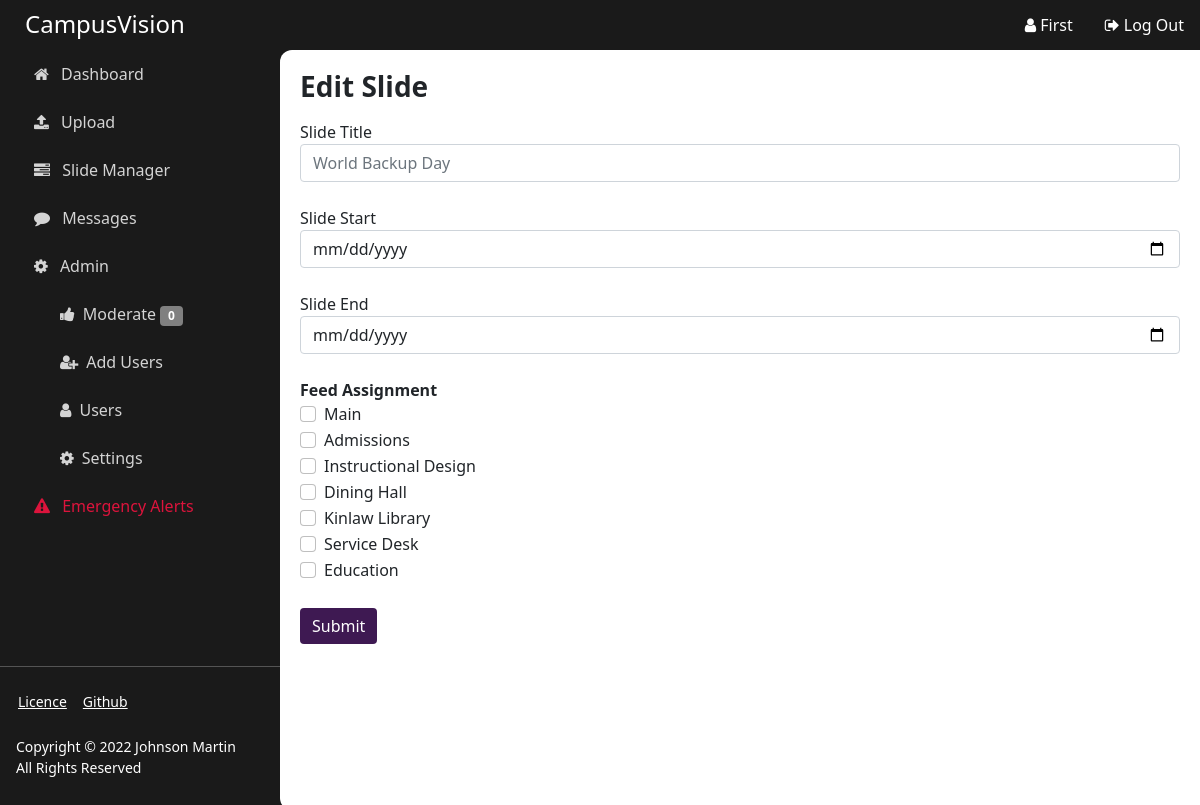
Page /edit/11 (signed in) on the earlier database version.
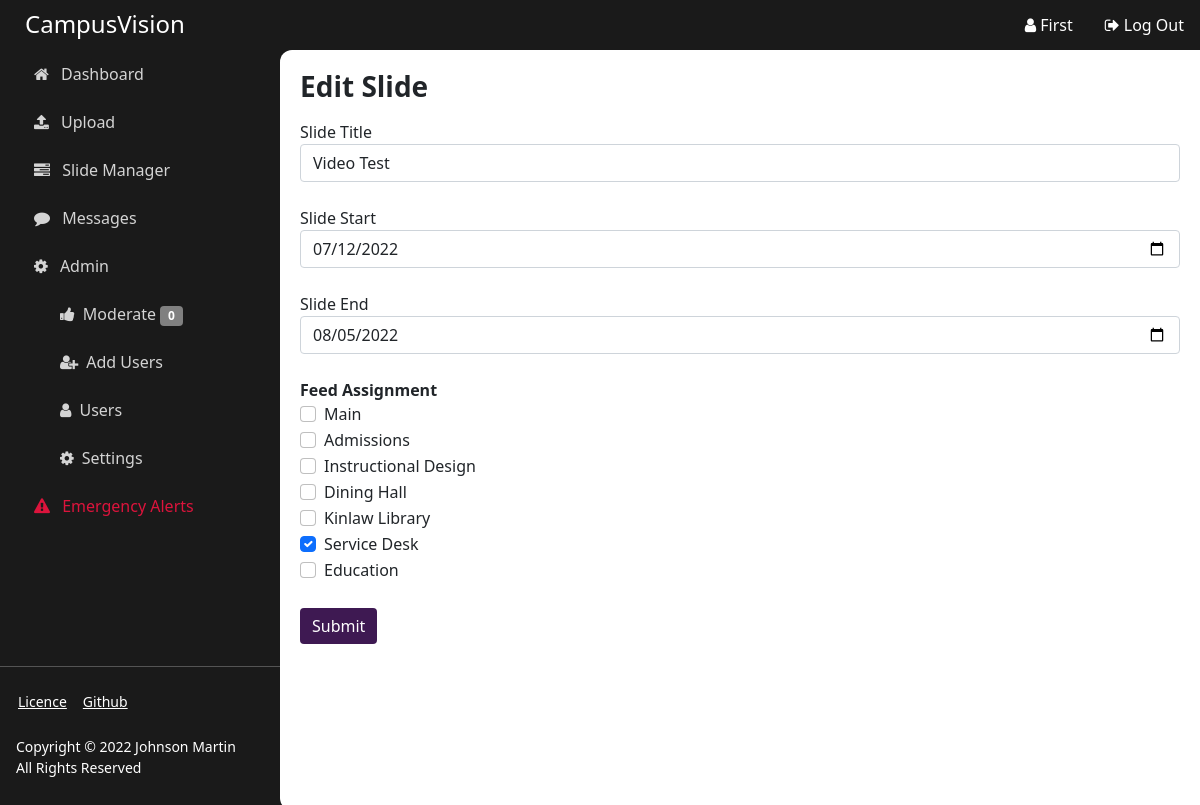
Same page on the later database version.
### app/models.py (models this page shows)
class Slide(db.Model):
    id = db.Column(db.Integer, primary_key=True)
    slide_path = db.Column(db.String(1000))
    time_start = db.Column(db.String(1000))
    time_end = db.Column(db.String(1000))
    title = db.Column(db.String(1000))
    approval = db.Column(db.String(1000))
    submitted_by = db.Column(db.String(1000))
    feeds = db.Column(db.String(1000))

### app/views.py (the view)
@main.route('/edit/<id>', methods=['GET'])
@login_required
def edit(id):
    return render_template('edit.html',
                           title='Edit Slide',
                           slide_id=id,
                           slide=Slide.query.get(id),
                           name=current_user.name,
                           mod_count=mod_counter(),
                           feeds=ast.literal_eval(get_settings().feeds))

### app/app.py (called while the page is built)
def create_app():
    app = Flask(__name__, instance_relative_config=True)
    app.config.from_pyfile('config.py')
    db.init_app(app)
    login_manager = LoginManager()
    login_manager.login_view = 'auth.login'
    login_manager.init_app(app)
    from .models import User
    @login_manager.user_loader
    def load_user(user_id):
        return User.query.get(int(user_id))
    from .auth import auth as auth_blueprint
    app.register_blueprint(auth_blueprint)
    from .views import main as main_blueprint
    app.register_blueprint(main_blueprint)
    from .api import api as api_blueprint
    app.register_blueprint(api_blueprint)
    return app

### app/utils.py (called while the page is built)
def mod_counter():
    count = 0
    for slide in reversed(Slide.query.all()):
        if slide.approval == "Waiting Review":
            count += 1
    return count

def get_settings():
    settings = Settings.query.all()
    return settings[0]

### app/templates/edit.html
{% extends "base.html" %}
{% block content %}
<html xmlns="http://www.w3.org/1999/html">
   <form action = "/edit/{{ slide_id }}" method = "POST" enctype = "multipart/form-data">
      <div class="textbox">
         <label for="title_text">Slide Title</label>
         <input class="form-control" id="title_text" type="text" value="{{ slide.title }}" placeholder="World Backup Day" name="title_text" onfocus="this.placeholder = '', onblur=" this.placeholder='World backup Day'">
      </div>
      <br>
      <div class="textbox">
         <label for="title_text">Slide Start</label>
         <input class="form-control" id="time_start" type="date" value="{{ slide.time_start }}" placeholder="World Backup Day" name="time_start" onfocus="this.placeholder = '', onblur=" this.placeholder='World backup Day'">
      </div>
      <br>
      <div class="textbox">
         <label for="title_text">Slide End</label>
         <input class="form-control" id="time_end" type="date" value="{{ slide.time_end }}" placeholder="World Backup Day" name="time_end" onfocus="this.placeholder = '', onblur=" this.placeholder='World backup Day'">
      </div>
      <br>
      <strong>Feed Assignment</strong>
     {% for feed in feeds %}
     <div class="form-check">
         <input class="form-check-input" type="checkbox" value="{{feed}}" name="feeds" {% if feed in slide.feeds %}checked{% endif %}>
         <label class="form-check-label">{{feed}}</label>
      </div>
     {% endfor %}
     <br>
      <input class="btn btn-primary" type="submit" onclick="validateForm()" name="submit" value="Submit">
   </form>
{% endblock %}

Differences in the rows shown:
added Slide: title_text "Video Test", time_start "07/12/2022", time_end "08/05/2022", feeds "☑"
